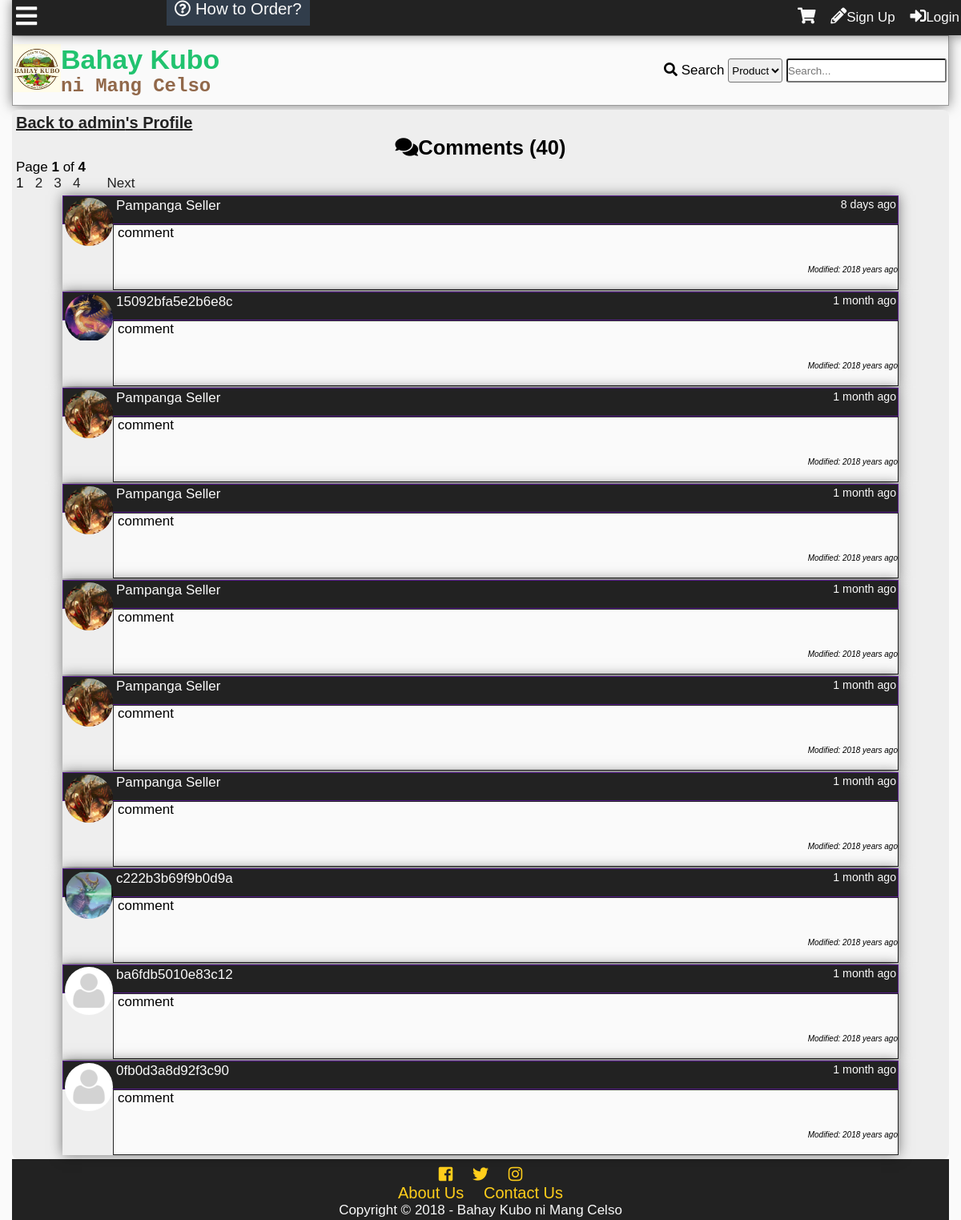
The page /profilecomments.php?id=1 on the database as committed earlier.
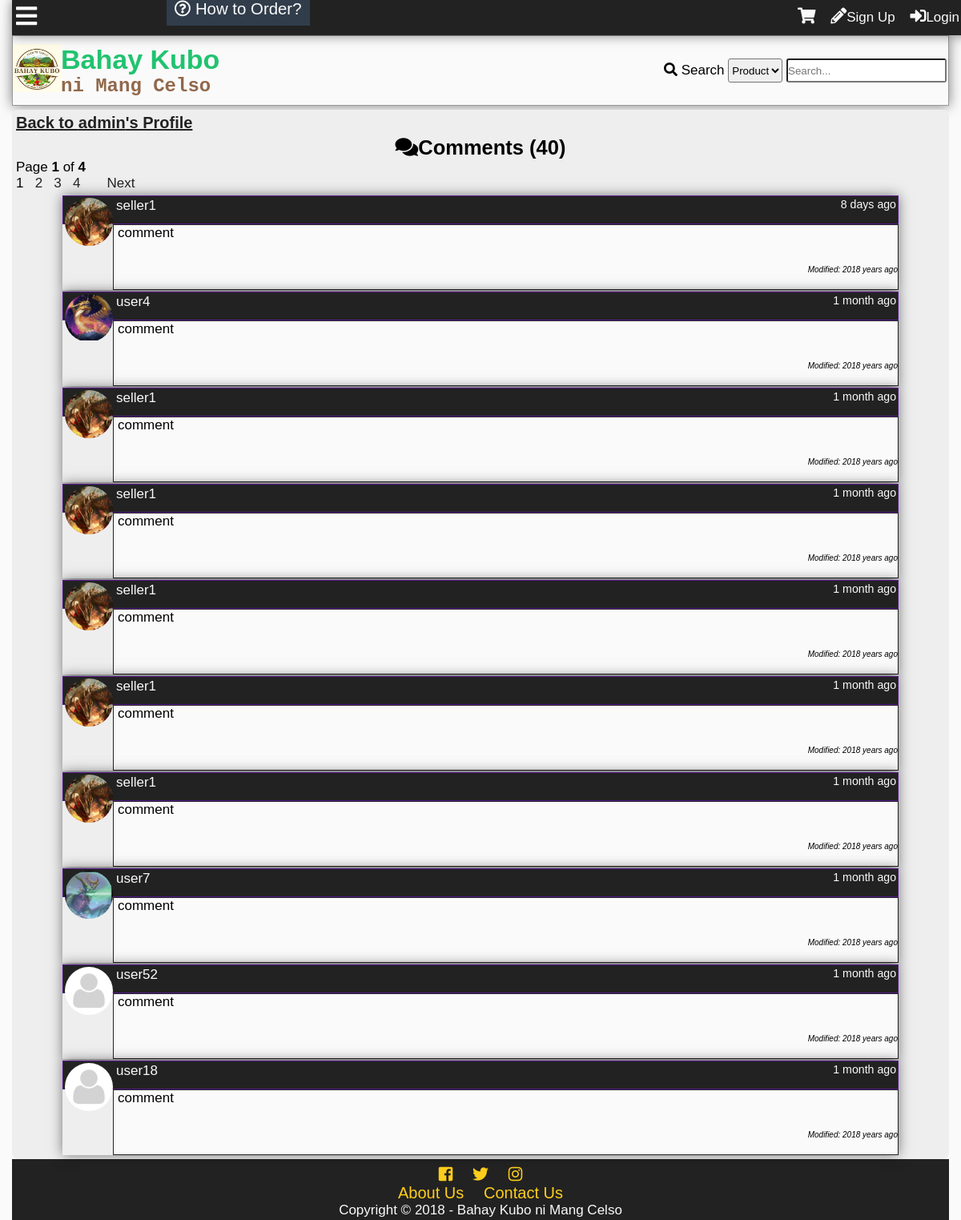
The same page on the database as committed later.
### tables this page shows
CREATE TABLE `tblcomment` (
  `commentid` int(11) NOT NULL,
  `userid` int(11) NOT NULL,
  `receiver` int(11) NOT NULL,
  `comment` text NOT NULL,
  `dateposted` datetime NOT NULL DEFAULT '0000-00-00 00:00:00',
  `modified` timestamp NULL DEFAULT NULL ON UPDATE CURRENT_TIMESTAMP
);

CREATE TABLE `tbluser` (
  `userid` int(11) NOT NULL,
  `username` varchar(100) NOT NULL,
  `password` varchar(100) NOT NULL,
  `firstname` varchar(100) NOT NULL,
  `middlename` varchar(100) NOT NULL,
  `lastname` varchar(100) NOT NULL,
  `birthday` varchar(20) NOT NULL,
  `datecreated` timestamp NOT NULL DEFAULT '0000-00-00 00:00:00',
  `email` varchar(100) NOT NULL,
  `phone` varchar(100) NOT NULL,
  `location` varchar(255) NOT NULL,
  `usertypeid` int(11) NOT NULL,
  `access` int(11) NOT NULL,
  `imgpath` varchar(200) NOT NULL,
  `bio` text NOT NULL,
  `is_show_email` tinyint(1) NOT NULL,
  `gender` int(11) NOT NULL,
  `lastupdate` timestamp NOT NULL DEFAULT '0000-00-00 00:00:00',
  `lastonline` timestamp NOT NULL DEFAULT '0000-00-00 00:00:00',
  `profileviews` int(11) NOT NULL
);

### profilecomments.php (the view, shortened to what this page needs)
<?php
include'functions.php';
require_once'connection.php';if(isset($_GET['id'])){
	$id=$_GET['id'];
	$sql="SELECT username FROM tbluser WHERE userid='$id'";
	$result=$conn->query($sql);
	$fetch=$result->fetch_object();
	if(!$fetch){
		die('This page doesn\'t exist.');
	}else{
	$name=$fetch->username;
	}
}else{
	die('This page doesn\'t exist.');
}
?>
<!DOCTYPE html>
<html lang="en">
<head>
    <link rel="stylesheet" href="css/style.css">
  	<link rel="stylesheet" href="css/fontawesome-all.css">
</head>
<body onscroll="scrollOpacity()">
	<div class="main-container">
		<div class="other-content">
			<h1><a class="btp" href="profile.php?id=<?php echo $_GET['id'] ?>">Back to <?php echo $name ?>'s Profile</a></h1>
<?php
$sql="SELECT commentid FROM tblcomment WHERE receiver='$id'";
$result=$conn->query($sql);
$rows=$result->num_rows;
$page_rows = 10;
$last = ceil($rows/$page_rows);
$pagenum = 1;
$limit = 'LIMIT ' .($pagenum - 1) * $page_rows .',' .$page_rows;
$sql3="SELECT commentid,tblcomment.userid,username,comment,dateposted,imgpath,modified FROM tblcomment
LEFT JOIN tbluser
	ON tblcomment.userid = tbluser.userid
WHERE receiver='$id'
ORDER BY commentid DESC $limit";
$textline1 = "<i class='fas fa-comments'></i>Comments (<b>".number_format($rows)."</b>)";
$textline2 = "Page <b>$pagenum</b> of <b>$last</b>";
$paginationCtrls = '';
if($last != 1){
    $paginationCtrls .= ''.$pagenum.' &nbsp; ';
	for($i = $pagenum+1; $i <= $last; $i++){
		$paginationCtrls .= '<a href="'.$_SERVER['PHP_SELF'].'?id='.$_GET['id'].'&pn='.$i.'">'.$i.'</a> &nbsp; ';
	}
	    if ($pagenum != $last) {
        $next = $pagenum + 1;
        $paginationCtrls .= ' &nbsp; &nbsp; <a href="'.$_SERVER['PHP_SELF'].'?id='.$_GET['id'].'&pn='.$next.'">Next</a> ';
    }
}
 echo'<h2>  '.$textline1.'</h2>
  <p>  '.$textline2.' </p>
  <div id="pagination_controls"> '.$paginationCtrls.'</div>';
$result3=$conn->query($sql3);
while($rows2=$result3->fetch_object()){
	$Cuser=$rows2->username;
	$Ccomment=$rows2->comment;
	$dateposted=$rows2->dateposted;
	$Cimg=$rows2->imgpath;
	$modified=$rows2->modified;
	if($Cimg==''){
		$Cimg='img/default.png';
	}
	if($modified==0){
		$modified='';
	}else{
		$modified='<i>Modified: '.time_elapsed_string($modified).'</i>';
	}
	echo'<div class="comment-box">
	<div class="comment-header">
	<a class="cm-user" href="profile.php?name='.$Cuser.'">
	<div class="comment-tn">
	<img src="'.$Cimg.'">
	</div>
	'.$Cuser.'</a>
	<small>'.time_elapsed_string($dateposted).'</small>
	</div>
	<div class="comment-body">
	<div class="com-container"><p class="comment-cm">'.nl2br($Ccomment).'</p></div>
		<p class="modified">'.$modified.'</p>';
		echo'
		</div>
		</div>';
	}
?>
		</div>
	</div>
</body>
</html>

Rows that differ between the two databases and show on the page:
changed through a linked row, tblcomment "8 days ago": userid.username "Pampanga Seller" → "seller1"
changed through a linked row, tblcomment: userid.username "15092bfa5e2b6e8c" → "user4"
changed through a linked row, tblcomment (number 3 of 10 on the later page): userid.username "Pampanga Seller" → "seller1"
changed through a linked row, tblcomment (number 4 of 10 on the later page): userid.username "Pampanga Seller" → "seller1"
changed through a linked row, tblcomment (number 5 of 10 on the later page): userid.username "Pampanga Seller" → "seller1"
changed through a linked row, tblcomment (number 6 of 10 on the later page): userid.username "Pampanga Seller" → "seller1"
changed through a linked row, tblcomment (number 7 of 10 on the later page): userid.username "Pampanga Seller" → "seller1"
changed through a linked row, tblcomment: userid.username "c222b3b69f9b0d9a" → "user7"
changed through a linked row, tblcomment: userid.username "ba6fdb5010e83c12" → "user52"
changed through a linked row, tblcomment: userid.username "0fb0d3a8d92f3c90" → "user18"
